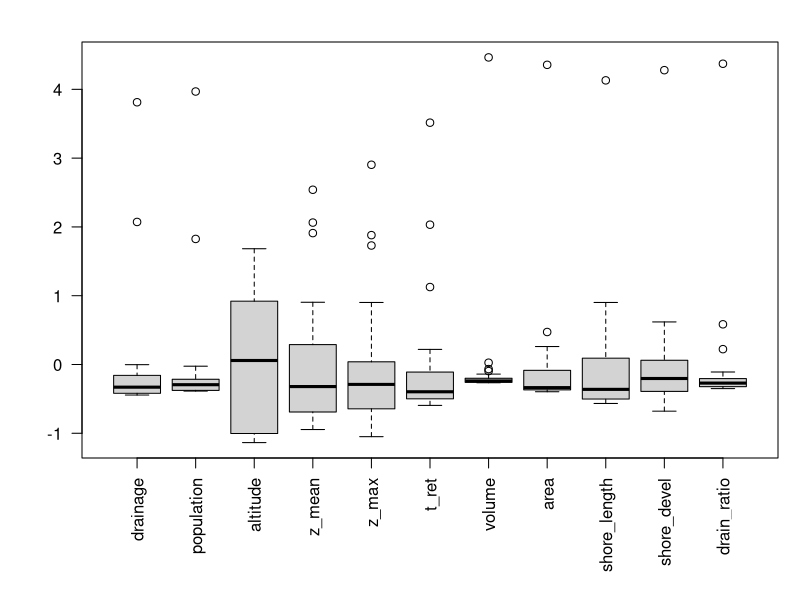
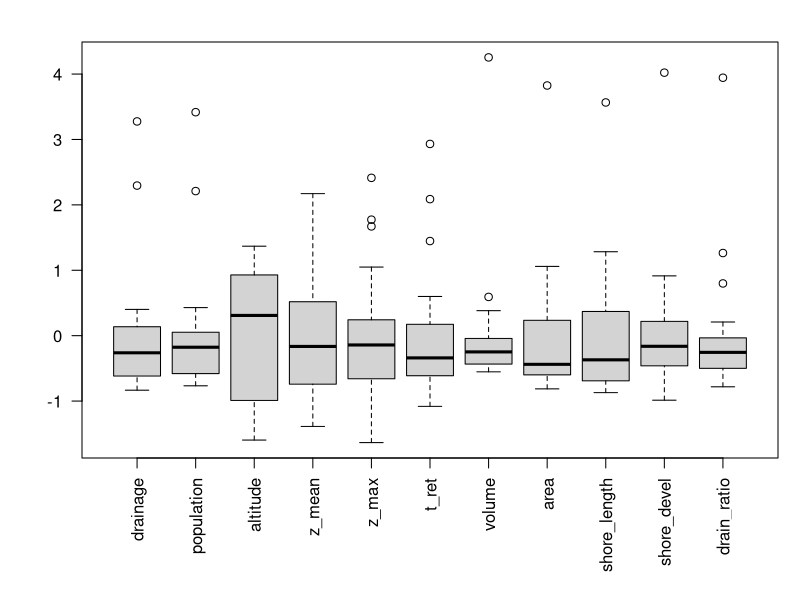
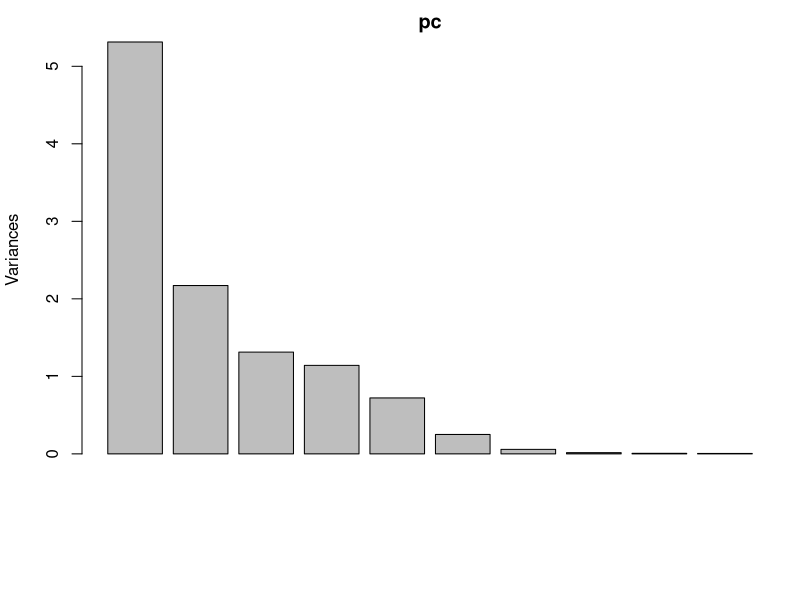
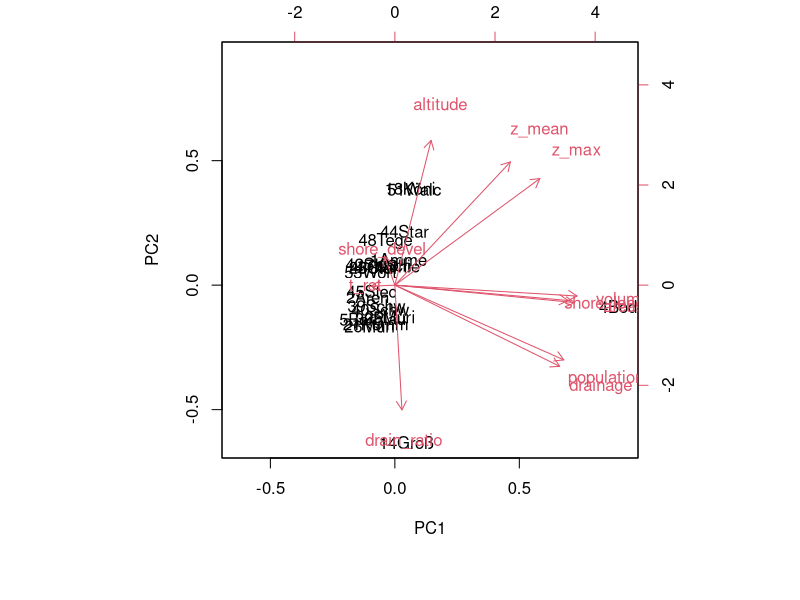
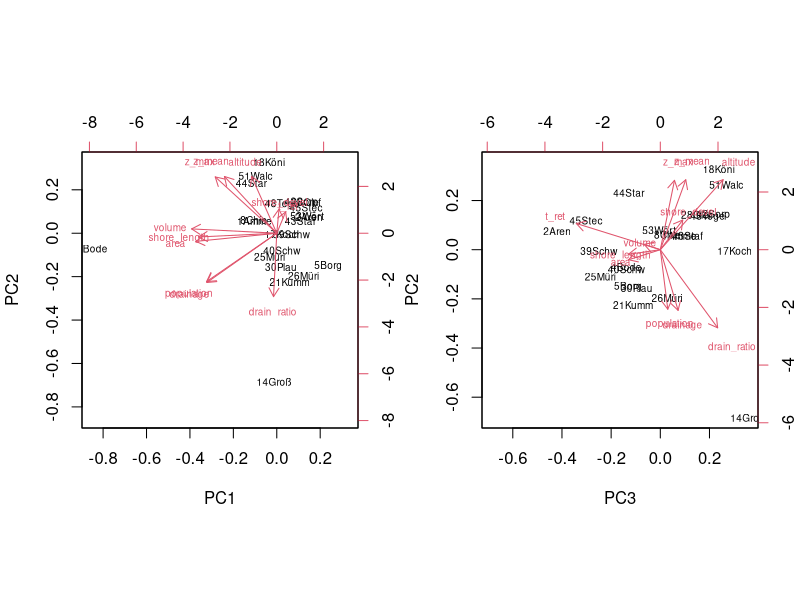
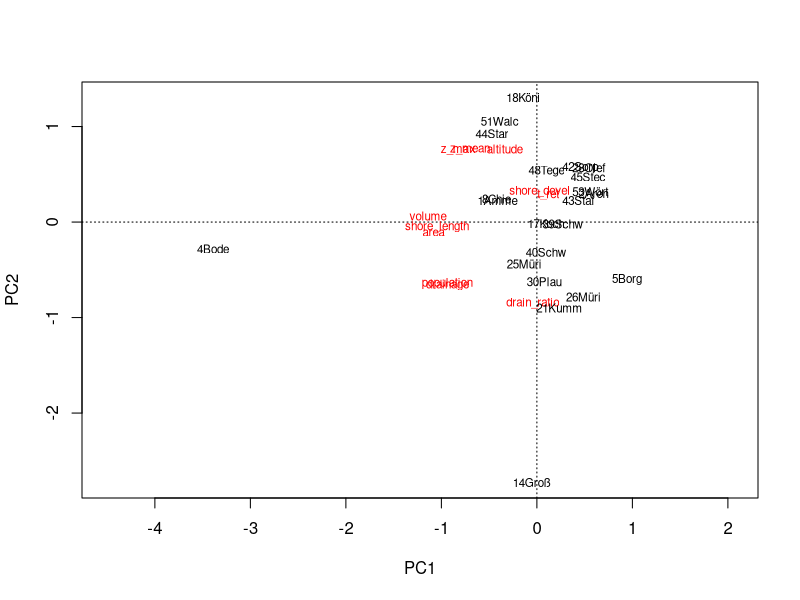
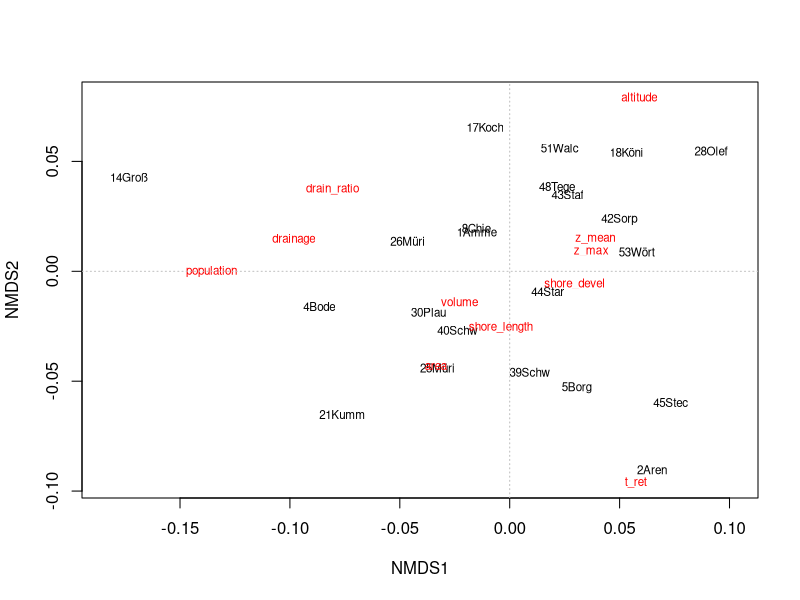
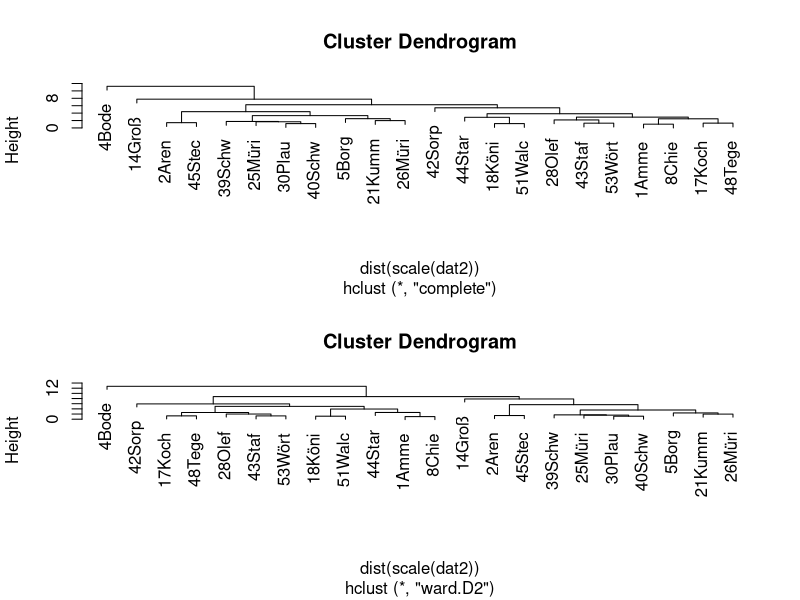

R code for these plots, in order:
## ---- chunk 1
## this code chunk sets some technical details, it is not shown to the user
library("readxl")
library("vegan")
#knitr::opts_chunk$set(echo = TRUE, eval=FALSE)
knitr::opts_chunk$set(echo = TRUE, eval=TRUE)
#setupKnitr(autoprint = TRUE)
## ---- chunk 2
library("readxl") # read Excel files directly
library("vegan")  # multivariate statistics in ecology
lakes <- as.data.frame(
  read_excel("3_tab_kenndaten-ausgew-seen-d_2021-04-08.xlsx", sheet="Tabelle1", skip=3)
)
names(lakes) <- c("name", "state", "drainage", "population", "altitude", 
                  "z_mean", "z_max", "t_ret", "volume", "area", "shore_length", 
                  "shore_devel", "drain_ratio", "wfd_type")
rownames(lakes) <- paste0(1:nrow(lakes), substr(lakes$name, 1, 4))
## ---- chunk 3
valid_columns <- c("drainage", "population", "altitude", "z_mean",
                   "z_max", "t_ret", "volume", "area", "shore_length", 
                   "shore_devel", "drain_ratio")

#valid_columns <- c("drainage", "altitude", "z_mean",
#                   "z_max", "t_ret", "volume", "area", "shore_length", 
#                   "shore_devel","drain_ratio")
dat <- lakes[valid_columns]
dat <- na.omit(dat)
## ---- chunk 4
par(mfrow=c(1,1))
par(mar=c(7,4,2,1)+.1)
boxplot(scale(dat), las=2)
dat$altitude <- ifelse(dat$altitude < 0, 0, dat$altitude)
boxplot(scale(sqrt(dat)), las=2)
## ---- chunk 5
pc <- prcomp(scale(dat))
summary(pc)
plot(pc)
biplot(pc)
## ---- chunk 6
dat2 <- sqrt(dat)
pc2 <- prcomp(scale(dat2))
summary(pc2)

par(mfrow=c(1,2))
par(mar=c(5, 4, 4, 2) + 0.1)
biplot(pc2, cex=0.6)
biplot(pc2, cex=0.6, choices=c(3,2))
## ---- chunk 7
par(mfrow=c(1,1))
pc3 <- rda(dat2, scale = TRUE)
pc3
#summary(pc3)
plot(pc3)
## ---- chunk 8
md <- metaMDS(dat2, scale=TRUE, distance = "euclid")
plot(md, type="text")
abline(h=0, col="grey", lty="dotted")
abline(v=0, col="grey", lty="dotted")
## ---- chunk 9
par(mfrow=c(2,1))
hc <- hclust(dist(scale(dat2)), method="complete") # the default
plot(hc)

hc2 <- hclust(dist(scale(dat2)), method="ward.D2")
plot(hc2)
## ---- chunk 10
plot(hc, hang = -1)
rect.hclust(hc, 5)
grp <- cutree(hc, 5)
# grp                  # can be used to show the groups
plot(md, type = "n")
text(md$points, row.names(dat2), col = grp)
